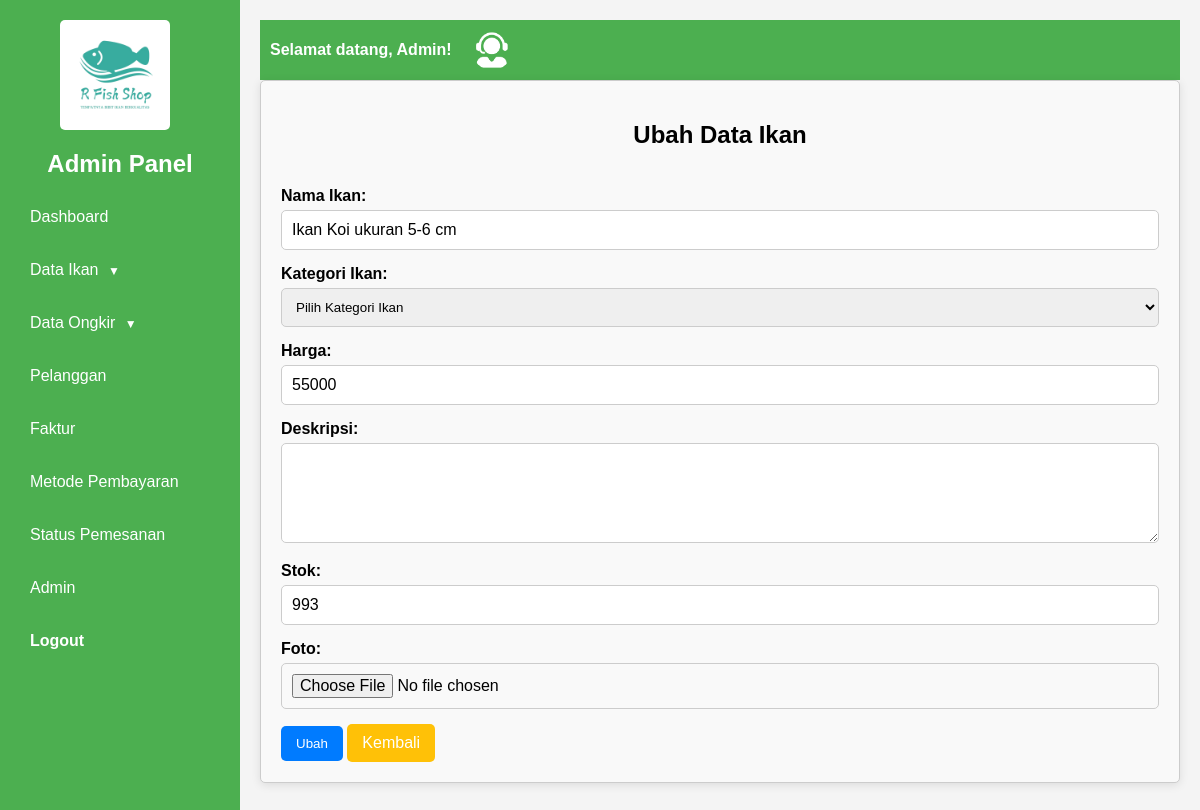
Screenshot of /admin/index.php?halaman=ubahikan&id_ikan=I001 (signed in) with the database file from the repository.
### tables this page shows
CREATE TABLE `ikan` (
  `id_ikan` varchar(10) NOT NULL,
  `nama_ikan` varchar(50) NOT NULL,
  `harga` varchar(20) NOT NULL,
  `foto` varchar(50) NOT NULL,
  `deskripsi` varchar(1000) NOT NULL,
  `stok` int(20) NOT NULL,
  `id_kategori` varchar(10) NOT NULL,
  `tanggal_masuk` date DEFAULT NULL
);

### admin/ubahikan.php (the view, shortened to what this page needs)
<link rel="stylesheet" href="../css/styletambah.css">
<?php
$id_ikan=isset($_GET['id_ikan']) ? $_GET['id_ikan']:'';
$sql="SELECT * FROM ikan WHERE id_ikan='$id_ikan'";
$hasil=mysqli_query($koneksi, $sql);
while($data= mysqli_fetch_array($hasil))
{ echo
"<div class='report-box'>
        <form method='POST' enctype='multipart/form-data'>
			<h2>Ubah Data Ikan</h2><br>
			<label>Nama Ikan:</label>
            <input type='text' name='nama_ikan' value='".$data['nama_ikan']."' required/>
			<label>Kategori Ikan:</label>
			<select name='id_kategori' required>
			  <option value=''>Pilih Kategori Ikan</option>";
					echo"
			</select>
			<label>Harga:</label>
            <input type='text' name='harga' value='".$data['harga']."' required/>
			<label>Deskripsi:</label>
			<textarea name='deskripsi' value='".$data['deskripsi']."' required></textarea>
			<label>Stok:</label>
            <input type='text' name='stok' value='".$data['stok']."' required/>
			<label>Foto:</label>
            <input type='file' name='foto' value='".$data['foto']."' required/>
            <button class='btn-custom-primary' name='ubah'>Ubah</button>
			<a href='index.php?halaman=ikan' class='btn-custom-warning'>Kembali</a>
        </form>
</div>";
}
?>

### css/styleadmin.css (style rules this page uses)
body { font-family: Arial, sans-serif; margin: 0; padding: 0; background-color: #f4f4f4; }
.report-box { background: #fff; padding: 20px; margin-bottom: 20px; border-radius: 5px; box-sizing: border-box; }
.btn-custom-primary { display: inline-block; padding: 10px 15px; color: white; background-color: #007bff; border: none; border-radius: 5px; text-decoration: none; text-align: center; }
.btn-custom-warning { display: inline-block; padding: 10px 15px; color: white; background-color: #ffc107; border: none; border-radius: 5px; text-decoration: none; text-align: center; }

### css/styletambah.css (style rules this page uses)
label { display: block; margin-bottom: 5px; font-weight: bold; }
input[type="text"], input[type="number"], input[type="file"] { width: 100%; padding: 10px; margin-bottom: 15px; border: 1px solid #ccc; border-radius: 5px; font-size: 16px; }
.report-box input[type="file"] { width: 100%; box-sizing: border-box; }
.report-box { padding: 20px; border: 1px solid #ccc; border-radius: 5px; background-color: #f9f9f9; box-shadow: 0 2px 10px rgba(0, 0, 0, 0.1); }
.report-box h2 { text-align: center; }
.report-box label { font-weight: bold; margin-bottom: 5px; }
.report-box input[type="text"], .report-box input[type="number"], .report-box input[type="file"] { width: 100%; padding: 10px; border: 1px solid #ccc; border-radius: 5px; box-sizing: border-box; }
.report-box textarea { width: 100%; padding: 10px; border: 1px solid #ccc; border-radius: 5px; box-sizing: border-box; resize: vertical; min-height: 100px; margin-bottom: 15px; }
.report-box select { width: 100%; padding: 10px; border: 1px solid #ccc; border-radius: 5px; box-sizing: border-box; margin-bottom: 15px; }

### rows the page displays
ikan: nama_ikan "Ikan Koi ukuran 5-6 cm", harga "55000", stok "993"
